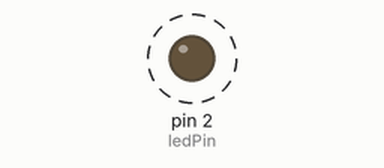
Simulated run of this sketch. Board: Arduino Uno, built with avr-gcc and run on an emulated ATmega328P. On the bench: output pins drawn as LEDs (lit = HIGH). Dashed ring = blinking.

Above: at 0.3 s.
Timing chart, 0 to 5.3 s (numbered marks = the images above):
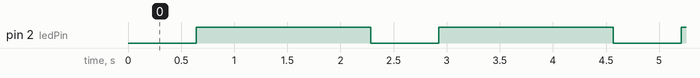

Measured:
- by itself, pin 2 (ledPin): alternates HIGH for 1.6 s and LOW for 0.64 s

The sketch:

led_analog.ino
```cpp
/*
 * LEDを徐々に明るくする
 *
 * 配線
 *    IO2  --- LED
 */
const int ledPin = 2;

void setup() {

}

void loop() {
  for (int i = 0; i < 256; i++) {
    analogWrite(ledPin, i);    // i の値を 0 -> 255 まで増加
    delay(5);                  // 0.005秒待つ
  }
  delay(1000);                 // 1秒待つ
}
```
